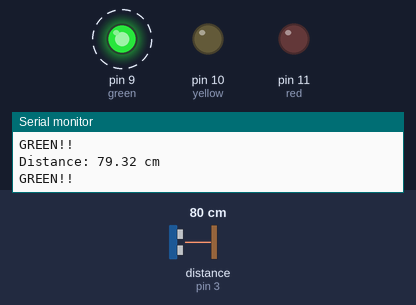
This sketch was run on a simulated Arduino Uno, built with avr-gcc and run on an emulated ATmega328P. Shown: output pins drawn as LEDs (lit = HIGH), the last lines printed to the serial monitor. Wiring (inferred from the names in the program): ultrasonic range finder: trigger pin 2; echo pin 3. Dashed ring = blinking. The test bench sets the inputs (shaded band); at power-on: distance to the obstacle (sensor on pin 3) 80 cm. The echo pulse lasts 58.3 µs per cm; pins used as bus, display or sensor lines are not drawn.

Above: at 1.8 s.
1.9 s: distance to the obstacle (sensor on pin 3) set to 23 cm
6.1 s: distance to the obstacle (sensor on pin 3) set to 18 cm
At 6.7 s:
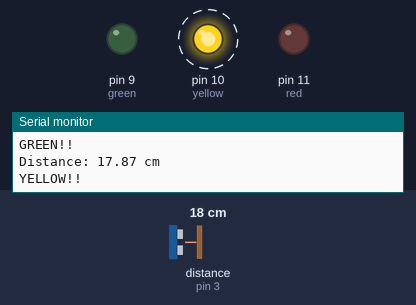
10.3 s: distance to the obstacle (sensor on pin 3) set to 12 cm
13.8 s: distance to the obstacle (sensor on pin 3) set to 9 cm
At 15.5 s:
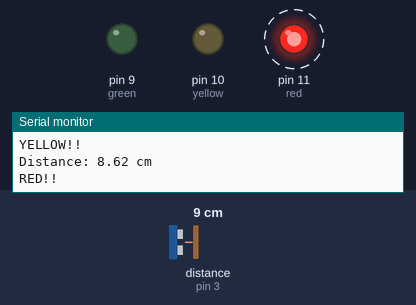
18.0 s: distance to the obstacle (sensor on pin 3) set to 35 cm
At 19.6 s:
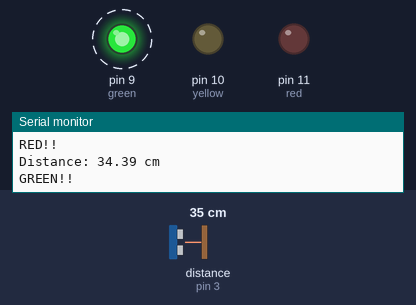
22.2 s: distance to the obstacle (sensor on pin 3) set to 2 cm
At 24.0 s:
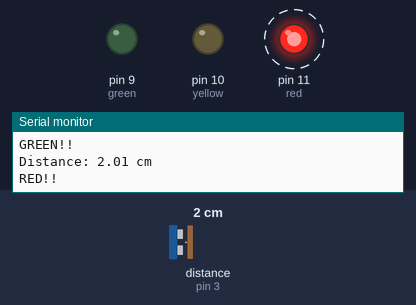
Timing chart, 0 to 27.4 s (numbered marks = the images above; inputs shaded):
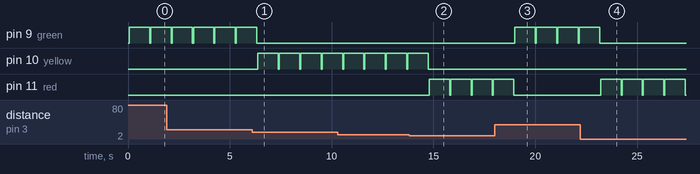

The sketch:

DistanceRobotLED.ino
```cpp
int trigPin = 2; // trigger pin 설정 (초음파 발생)
int echoPin = 3; // echo pin 설정 (초음파 수신)

int green = 9;    // LED Green pin 설정
int yellow = 10;  // LED Yellow pin 설정
int red = 11;     // LED Red pin 설정

void setup() {
  Serial.begin(9600);       // 시리얼 모니터 속도 설정
  // 초음파 센서
  pinMode(echoPin, INPUT);  // echoPin 입력
  pinMode(trigPin, OUTPUT); // trigPin 출력
  // LED
  pinMode(red, OUTPUT);
  pinMode(yellow, OUTPUT);
  pinMode(green, OUTPUT);
}

void loop() {
  float duration, distanceMm;

  digitalWrite(trigPin, HIGH);  // 초음파 발신
  delayMicroseconds(10);        // 10us 동안 신호 유지
  digitalWrite(trigPin, LOW);   // 초음파 발신 off

  if (digitalRead(echoPin) == LOW)
  {
    // 초음파 속도: 340m/s
    // 단위 변환: m/s -> mm/us. m -> mm: 1/1000000, s -> us: 1000. 즉 1/1000이 됨
    // 왕복거리로 측정되므로 2로 나눔
    duration = pulseIn(echoPin, HIGH);
    distanceMm = ((float)(340 * duration) / 1000) / 2;

    Serial.print("Distance: ");
    Serial.print((float)distanceMm / 10);
    Serial.println(" cm");

    // LED 초기화 (off)
    digitalWrite(red, LOW);
    digitalWrite(yellow, LOW);
    digitalWrite(green, LOW);
    delay(50);

    // LED로 근접 알림
    if (distanceMm < 100)
    {
      Serial.println("RED!!");
      digitalWrite(red, HIGH);
      digitalWrite(yellow, LOW);
      digitalWrite(green, LOW);
      delay(500);
    }
    else if (distanceMm >= 100 && distanceMm < 200)
    {
      Serial.println("YELLOW!!");
      digitalWrite(red, LOW);
      digitalWrite(yellow, HIGH);
      digitalWrite(green, LOW);
      delay(500);
    }
    else
    {
      Serial.println("GREEN!!");
      digitalWrite(red, LOW);
      digitalWrite(yellow, LOW);
      digitalWrite(green, HIGH);
      delay(500);
    }
  }
  else
  {
    Serial.println("Echo: High");

    // 초음파 신호가 돌아오지 않을 때 Echo를 LOW로 강제 전환
    pinMode(echoPin, OUTPUT);
    digitalWrite(echoPin, LOW);
    pinMode(echoPin, INPUT);
  }
  delay(500);
}
```

Measured:
- the behaviour switches between 21 and 20 cm on distance to the obstacle (sensor on pin 3) (found by bisection; images 0 and 1)
- the behaviour switches between 11 and 10 cm on distance to the obstacle (sensor on pin 3) (found by bisection; images 1 and 2)
- after the input at 6.1 s, pin 9 (green): goes on until 6.3 s, then stays LOW; pin 10 (yellow): alternates HIGH for 1.0 s and LOW for 0.05 s, starting after 0.27 s
- after the input at 13.8 s, pin 10 (yellow): goes on until 14.7 s, then stays LOW; pin 11 (red): alternates HIGH for 1.0 s and LOW for 0.05 s, starting after 0.99 s
- after the input at 18.0 s, pin 9 (green): alternates HIGH for 1.0 s and LOW for 0.05 s, starting after 1.0 s; pin 11 (red): goes on until 18.9 s, then stays LOW
- after the input at 22.2 s, pin 9 (green): goes on until 23.2 s, then stays LOW; pin 11 (red): alternates HIGH for 1.0 s and LOW for 0.05 s, starting after 1.0 s
- by itself, pin 9 (green): alternates HIGH for 1.0 s and LOW for 0.05 s
